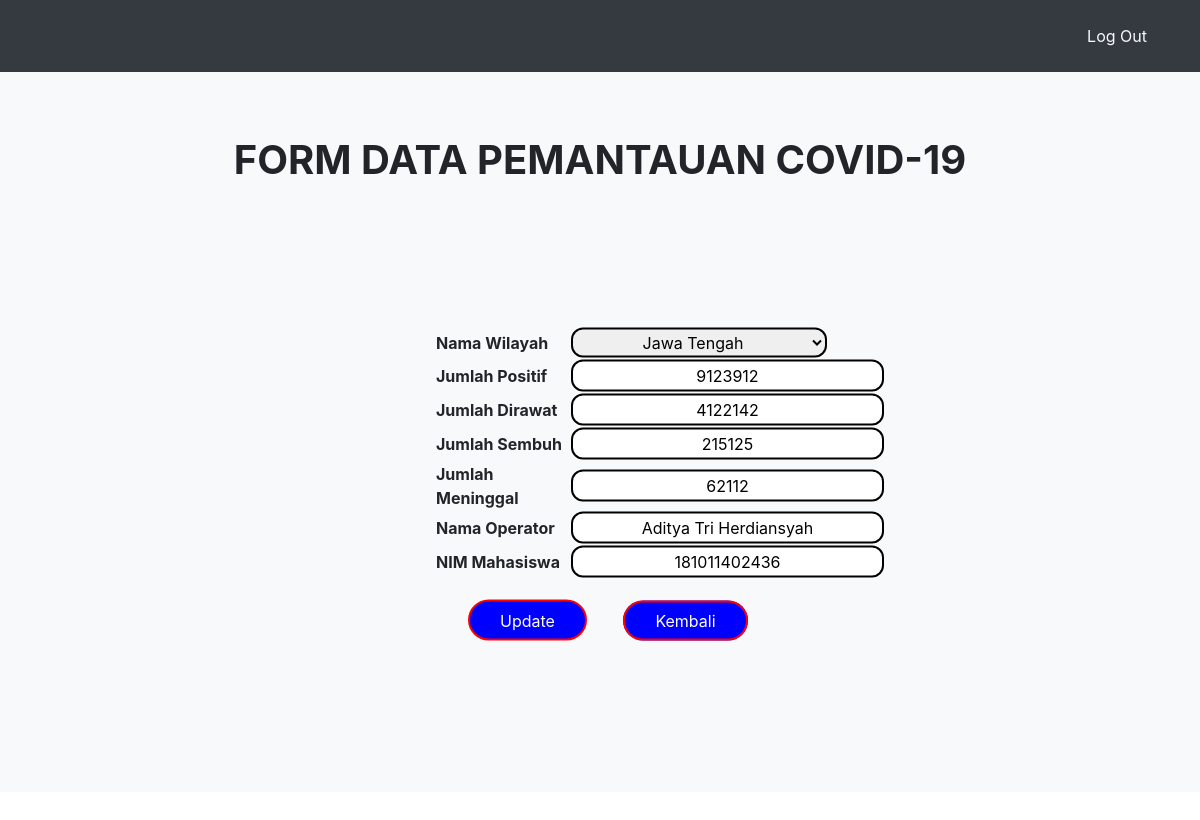
Page /editform.php?id=1 on the committed database.
### tables this page shows
CREATE TABLE `data` (
  `id` int(11) NOT NULL,
  `nama_wilayah` varchar(200) NOT NULL,
  `jumlah_positif` int(11) NOT NULL,
  `jumlah_dirawat` int(11) NOT NULL,
  `jumlah_sembuh` int(11) NOT NULL,
  `jumlah_meninggal` int(11) NOT NULL,
  `nama_operator` varchar(200) NOT NULL,
  `nim_mahasiswa` bigint(20) NOT NULL
);

### editform.php (the view, shortened to what this page needs)
<?php
$id = $_GET['id'];
include('koneksi.php');
$query = "SELECT * FROM data WHERE id='$id'";
$result = mysqli_query($con, $query);
?>
<!DOCTYPE html>
<html lang="en">
<head>
<link rel="stylesheet" href="https://stackpath.bootstrapcdn.com/bootstrap/4.1.3/css/bootstrap.min.css">
 <link rel="stylesheet" href="style.css">
</head>
<body>
<nav class='navbar navbar-expand-lg navbar-dark bg-dark text-light '>
    <div class="container">
        <ul class="navbar-nav ml-auto pt-2 pb-2">
            <li class="nav-item ml-4">
                <a href="logout.php" class="nav-link text-light"> Log Out </a>
            </li>
        </ul>
    </div>
</nav>
<div class="jumbotron jumbotron-fluid bg-light" style="height:90vh">
  <div class="container">
    <h1 align="center"><b>FORM DATA PEMANTAUAN COVID-19</b></h1>
        <div class="content">
        <form method="get" action="edit.php">
        	<?php
			 while ($row = mysqli_fetch_assoc($result)) {
                $wilayah = $row['nama_wilayah'];
 			?>
        <table>
            <tr><td><b> Nama Wilayah </b></td><td>
                <select name="nama_wilayah" value="<?php echo $row['nama_wilayah']; ?>">
                    <option value="Jawa Tengah" <?php if ($wilayah == "Jawa Tengah") { echo "selected"; } ?>>Jawa Tengah</option>
                </select>
            </td></tr>
            <tr><td><b> Jumlah Positif </b></td><td><input type="text" size="24" name="jumlah_positif" value="<?php echo $row['jumlah_positif']; ?>"></td></tr>
            <tr><td><b> Jumlah Dirawat </b></td><td><input type="text" size="24" name="jumlah_dirawat" value="<?php echo $row['jumlah_dirawat']; ?>"></td></tr>
            <tr><td><b> Jumlah Sembuh  </b></td><td><input type="text" size="24" name="jumlah_sembuh" value="<?php echo $row['jumlah_sembuh']; ?>"></td></tr>
            <tr><td><b> Jumlah Meninggal </b></td><td><input type="text" size="24" name="jumlah_meninggal" value="<?php echo $row['jumlah_meninggal']; ?>"></td></tr>
            <tr><td><b> Nama Operator </b></td><td><input type="text" size="24" name="nama_operator" value="<?php echo $row['nama_operator']; ?>"></td></tr>
            <tr><td><b> NIM Mahasiswa </b></td><td><input type="text" size="24" name="nim_mahasiswa" value="<?php echo $row['nim_mahasiswa']; ?>"></td></tr>
            <tr><td colspan="5"><button type="submit" name="" value="edit" style="margin-left:2pc;">Update</button>
            <a href="index.php" style="margin-left:2pc;">Kembali</a></td></tr>
        </table>
    </div>
    <?php
	}
	?>
  </div>
</div>
</body>
</html>

### style.css (style rules this page uses)
.content { position: absolute; left: 55%; top: 60%; transform: translate(-50%,-50%); padding: 20px 25px; width: 500px; }
.content input { text-align: center; border: 2px solid black; padding: 2px 10px; color: black; border-radius: 12px; transition: 0.25s; cursor: pointer; }
.content select { text-align: center; border: 2px solid black; padding: 2px 10px; color: black; border-radius: 12px; transition: 0.25s; cursor: pointer; }
.content button { border: 0; background: blue; margin: 20px auto; text-align: center; border: 2px solid red; padding: 6.5px 30px; outline: none; color: white; border-radius: 24px; transition: 0.25s; cursor: pointer; }
.content a { border: 0; background: blue; margin: 20px auto; text-align: center; border: 2px solid red; padding: 8px 30px; outline: none; color: white; border-radius: 24px; transition: 0.25s; cursor: pointer; }

### rows in the picture
data: nama_wilayah "Jawa Tengah", jumlah_positif "9123912", jumlah_dirawat "4122142", jumlah_sembuh "215125", jumlah_meninggal "62112", nama_operator "Aditya Tri Herdiansyah", nim_mahasiswa "181011402436"
